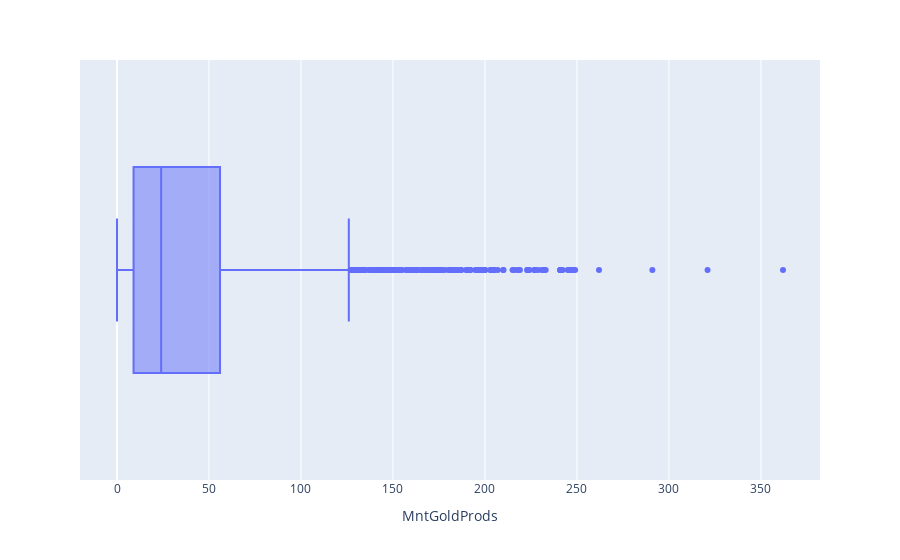

The cell this chart's notebook holds for it:
### Markdown cell above
### 4. MntGoldProds

### Code cell
px.box(data_frame = data, x = 'MntGoldProds')

### Figure 1 — Plotly figure (JSON) as saved in the notebook; plotly's stock layout.template omitted (floating-point values rounded to 4 significant figures; data arrays with more than 128 entries replaced by an {"elided": "..."} marker saying what was removed)
{"data": [{"alignmentgroup": "True", "hovertemplate": "MntGoldProds=%{x}<extra></extra>", "legendgroup": "", "marker": {"color": "#636efa"}, "name": "", "notched": false, "offsetgroup": "", "orientation": "h", "showlegend": false, "type": "box", "x": {"elided": "2236 int values"}, "x0": " ", "xaxis": "x", "y0": " ", "yaxis": "y"}], "layout": {"autosize": true, "boxmode": "group", "legend": {"tracegroupgap": 0}, "margin": {"t": 60}, "xaxis": {"anchor": "y", "autorange": true, "domain": [0, 1], "range": [-20.11, 382.1], "title": {"text": "MntGoldProds"}, "type": "linear"}, "yaxis": {"anchor": "x", "autorange": true, "domain": [0, 1], "range": [-0.5, 0.5], "type": "category"}}}
